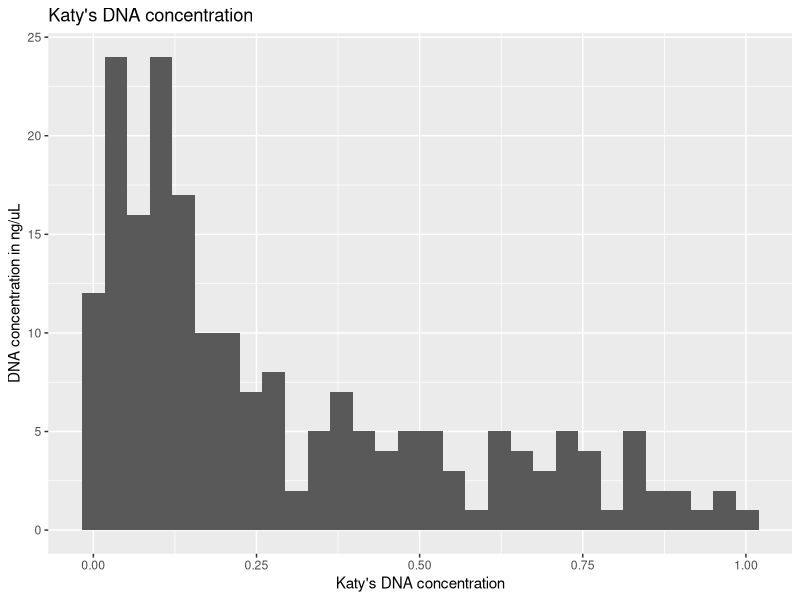
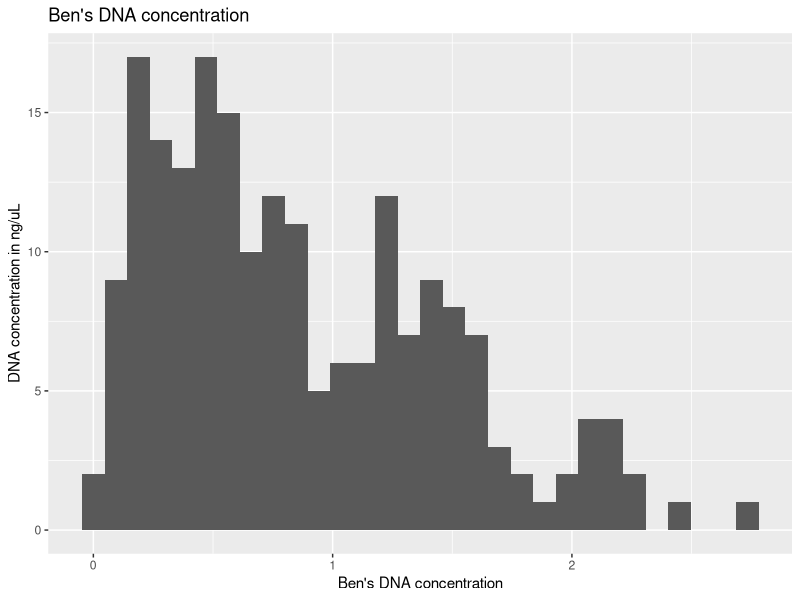
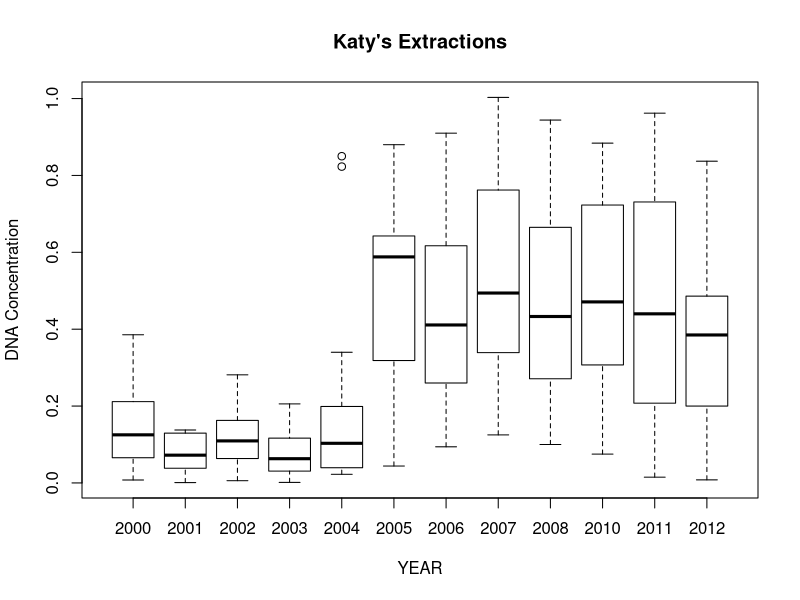
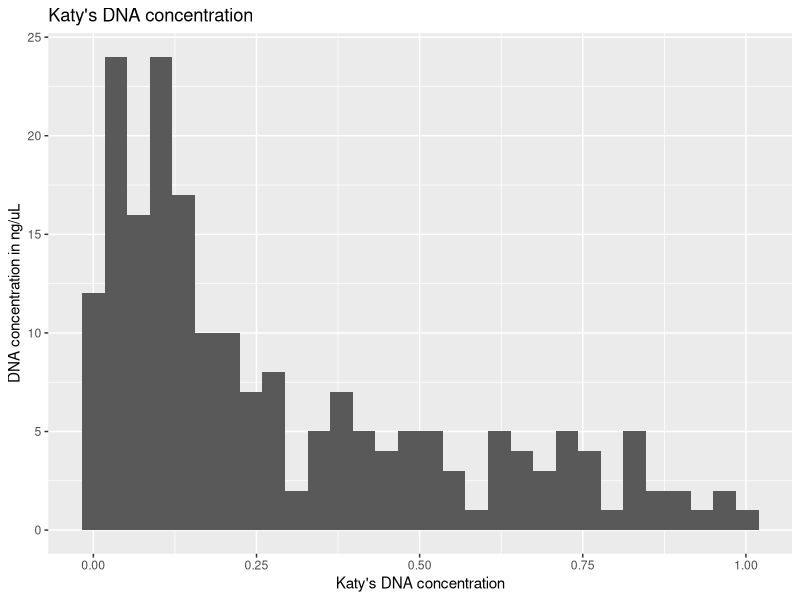
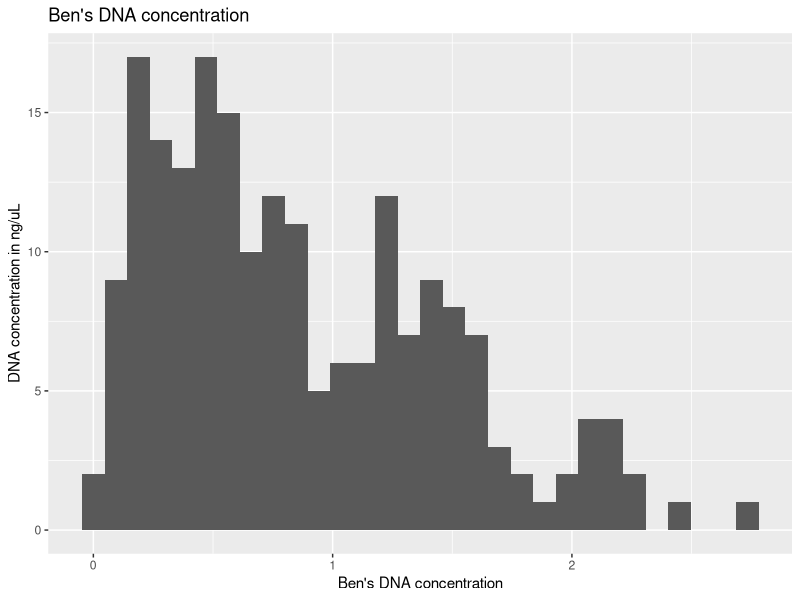

Generate these figures, in order, with R: (Note: this script raises an error after producing the figures.)
###########Exam 1############

#I.
library(readr)
library(tidyverse)
csv <- read.csv("./DNA_Conc_by_Extraction_Date.csv")

#Katy's DNA concentration histogram
ggplot ( csv, aes(x= DNA_Concentration_Katy))+
  geom_histogram() +
  labs(title= "Katy's DNA concentration", y="DNA concentration in ng/uL", x="Katy's DNA concentration" )


png(filename = "./Katys_DNA_concentration_histogram.png")
ggplot ( csv, aes(x= DNA_Concentration_Katy))+
  geom_histogram() +
  labs(title= "Katy's DNA concentration", y="DNA concentration in ng/uL", x="Katy's DNA concentration" )
dev.off()


#Ben's DNA concentration histogram
ggplot ( csv, aes(x= DNA_Concentration_Ben))+
  geom_histogram() +
  labs(title= "Ben's DNA concentration", y="DNA concentration in ng/uL", x="Ben's DNA concentration" )


png(filename = "./Bens_DNA_concentration_histogram.png")
ggplot ( csv, aes(x= DNA_Concentration_Ben))+
  geom_histogram() +
  labs(title= "Ben's DNA concentration", y="DNA concentration in ng/uL", x="Ben's DNA concentration" )
dev.off()

#II. and III.


class(csv$DNA_Concentration_Katy)
year <- as.factor(csv$Year_Collected)

plot(x=year, y=csv$DNA_Concentration_Katy,
     main = "Katy's Extractions",
     xlab = "YEAR",
     ylab = "DNA Concentration",
     col=FALSE)

lot(x=year, y=csv$DNA_Concentration_Ben,
    main = "Ben's Extractions",
    xlab = "YEAR",
    ylab = "DNA Concentration",
    col=FALSE)



png(filename = "./BAKER_Plot1.jpeg")
plot(x=year, y=csv$DNA_Concentration_Katy,
     main = "Katy's Extractions",
     xlab = "YEAR",
     ylab = "DNA Concentration",
     col=FALSE)
dev.off()

png(filename = "./BAKER_Plot2.jpeg")
plot(x=year, y=csv$DNA_Concentration_Ben,
     main = "Ben's Extractions",
     xlab = "YEAR",
     ylab = "DNA Concentration",
     col=FALSE)
dev.off()

#IV.
Katy <- mean(csv$DNA_Concentration_Katy)
Ben <- mean(csv$DNA_Concentration_Ben)
Ben>Katy
K_B <- c(Katy,Ben)
plot(x=K_B)

#Your task here is to write some code that tells us: in which 
#extraction YEAR, was Ben's performance the
#lowest RELATIVE TO Katy's performance?



#V.

class(csv$Date_Collected)
downstairs <- csv$Lab %in% "Downstairs" 
Ben_downstairs <- csv[downstairs,]
x <- as.POSIXct((Ben_downstairs$Date_Collected))

plot(x=x, y=Ben_downstairs$DNA_Concentration_Ben,
     xlab = "Date_Collected",
     ylab = "DNA_Concentration_Ben")

png(filename = "./Ben_DNA_over_time.jpg")
    plot(x=x, y=Ben_downstairs$DNA_Concentration_Ben,
         xlab = "Date_Collected",
         ylab = "DNA_Concentration_Ben")
dev.off()


#VI.

Just_Ben<- csv[Date_Collected,]




